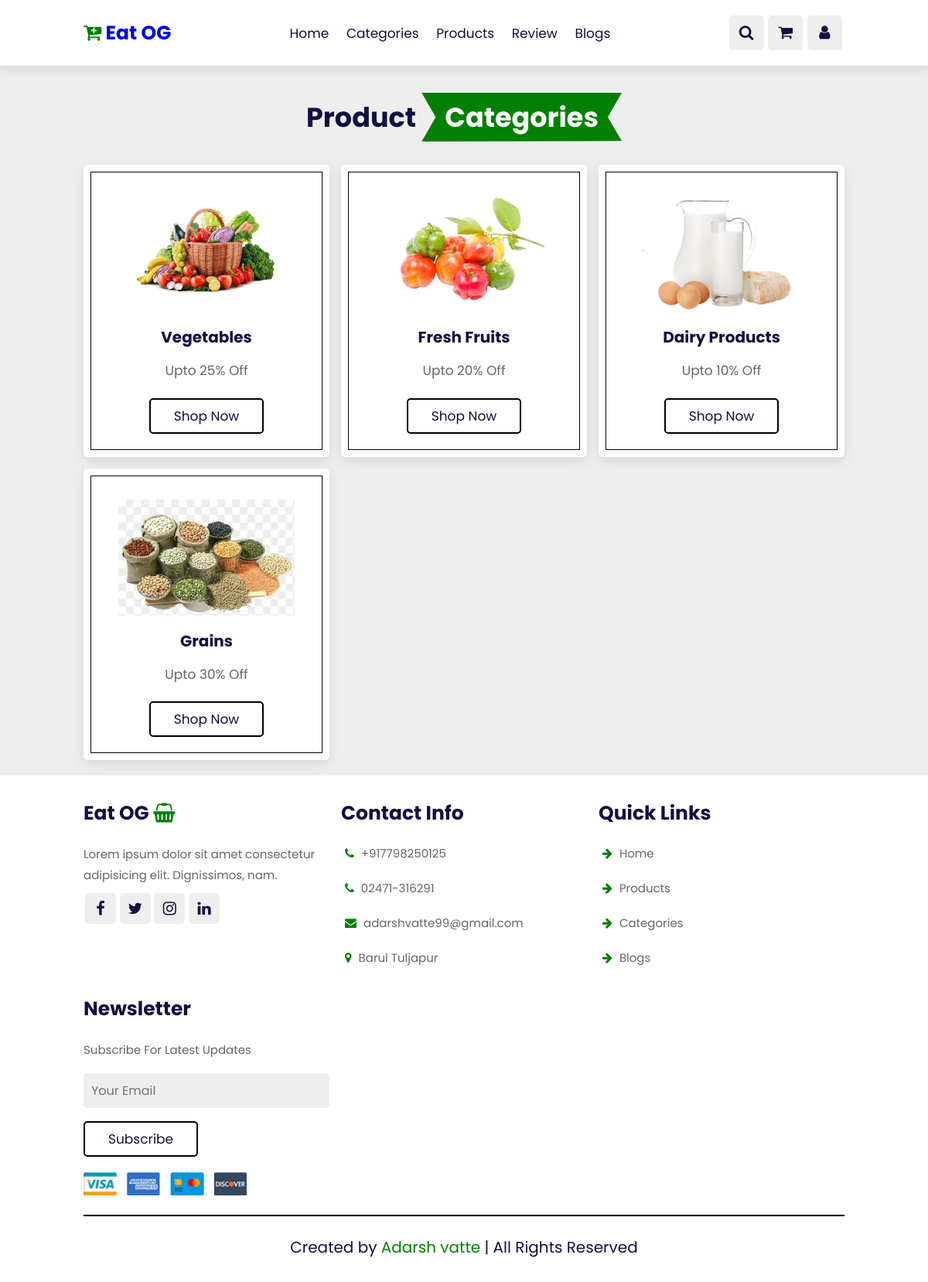
Page /categories/ on the committed database.
### store/models.py (models this page shows, shortened)
class CatagoryItems(models.Model):
    heading = models.CharField(max_length=50, default="")
    offer = models.CharField(max_length=50)
    image = models.ImageField(upload_to="images/", max_length=250, null=True, default=None)

### eatog/views.py (the view)
# urls.py: path("categories/", views.categories, name="categories"),
def categories(request):
    cat_items = CatagoryItems.objects.all()
    context = {
        "items" : cat_items
    }
    return render(request, "categories.html", context)

### templates/categories.html
{% extends "base.html" %}
{% block content %}
{% load static %}
<br><br><br><br><br>
<section class="categories" id="categories">
    <h1 class="heading">Product <span>Categories</span></h1>
    <div class="box-container">
        {% for i in items %}
        <div class="box">
            <img src="/media/{{i.image}}">
            <h3>{{i.heading}}</h3>
            <p>{{i.offer}}</p>
            <a href="{% url 'product' %}" class="btn">Shop Now</a>
        </div>
        {% endfor %}
    </div>
</section>
{% endblock  %}

### templates/base.html (shortened to what this page needs)
{% load static %}
<!DOCTYPE html>
<html lang="en">
<head>
    <link rel="stylesheet" href="{% static 'style.css' %}">
    <link rel="stylesheet" href="https://cdn.jsdelivr.net/npm/swiper@8/swiper-bundle.min.css" />
    <link rel="stylesheet" href="https://cdnjs.cloudflare.com/ajax/libs/font-awesome/4.7.0/css/font-awesome.min.css">
</head>
<body>
    <header class="header">
        <a href="#" class="logo"> <i class="fa fa-cart-plus" aria-hidden="true">
        </i> Eat OG</a>
        <nav class="navbar">
            <a href="{% url 'home' %}">Home</a>
            <a href="{% url 'categories' %}">Categories</a>
            <a href="{% url 'product' %}">Products</a>
            <a href="{% url 'review' %}">Review</a>
            <a href="{% url 'blog' %}">Blogs</a>
        </nav>
        <div class="icons">
            <div class="fa fa-search" id="search-btn"></div>
            <a href="{% url 'cart_detail' %}"><div class="fa fa-shopping-cart" id="cart-btn"></div></a>
            {% if user.is_authenticated %}
            <a href="{% url 'logout' %}"><div class="fa fa-sign-out" id="login-btn"></div></a>
            {% else %}
            <a href="{% url 'login' %}"><div class="fa fa-user" id="login-btn"></div></a>
            {% endif %}
        </div>
    </header>
    {% block content %}
    {% endblock content %}
<section class="footer">
    <div class="box-container">
        <div class="box">
            <h3>Eat OG <i class="fa fa-shopping-basket"></i></h3>
            <p>Lorem ipsum dolor sit amet consectetur adipisicing elit. Dignissimos, nam.</p>
            <div class="share">
                <a href="https://www.facebook.com/" class="fa fa-facebook"></a>
                <a href="https://twitter.com/VatteAdarsh/likes" class="fa fa-twitter"></a>
                <a href="https://www.instagram.com/adarsh.v_002/" class="fa fa-instagram"></a>
                <a href=" https://www.linkedin.com/in/adarsh-vatte-a01917292
                " class="fa fa-linkedin"></a>
            </div>
        </div>
        <div class="box">
            <h3>Contact Info</h3>
            <a href="#" class="links"><i class="fa fa-phone"></i> +917798250125</a>
            <a href="#" class="links"><i class="fa fa-phone"></i> 02471-316291</a>
            <a href="#" class="links"><i class="fa fa-envelope"></i> adarshvatte99@gmail.com</a>
            <a href="#" class="links"><i class="fa fa-map-marker"></i> Barul Tuljapur</a>
        </div>
        <div class="box">
            <h3>Quick Links</h3>
            <a href="{% url 'home' %}" class="links"><i class="fa fa-arrow-right"></i> Home</a>
            <a href="{% url 'product' %}" class="links"><i class="fa fa-arrow-right"></i> Products</a>
            <a href="{% url 'categories' %}" class="links"><i class="fa fa-arrow-right"></i> Categories</a>
            <a href="{% url 'blog' %}" class="links"><i class="fa fa-arrow-right"></i> Blogs</a>
        </div>
        <div class="box">
            <h3>Newsletter</h3>
            <p>Subscribe For Latest Updates</p>
            <input type="email" placeholder="Your Email" class="email">
            <input type="submit" value="Subscribe" class="btn">
            <img src="{% static 'payment.png' %}" class="payment-img">
        </div>
    </div>
<div class="credit">
    Created by <span>Adarsh vatte</span> | All Rights Reserved
</div>
</section>
</body>
</html>

### static/style.css (style rules this page uses)
:root { --green:green; --black:#130f40; --light-color:#666; --box-shodow: 0 .5rem 1.5rem rgba(0,0,0,.1); --border: .2rem solid rgba(0,0,0.1); --outline: 0.1rem solid rgba(0,0,0.1); }
* { font-family: "Poppins", sans-serif; margin: 0; padding: 0; box-sizing: border-box; outline: none; border: none; text-decoration: none; }
html { font-size: 62.5%; overflow-x: hidden; scroll-behavior: smooth; scroll-padding-top: 7rem; }
body { background: #eee; }
.btn { border: .2rem solid black; margin-top: 1rem; display: inline-block; padding: .8rem 3rem; font-size: 1.7rem; border-radius: .5rem; color: var(--black); cursor: pointer; background: none; }
.header { position: fixed; top: 0; left: 0; right: 0; z-index: 1000; display: flex; align-items: center; justify-content: space-between; padding: 2rem 9%; background: white; box-shadow: var(--box-shodow); }
.header .logo { font-size: 2.5rem; font-weight: bolder; }
.header .logo i { color: var(--green); }
.header .navbar a { font-size: 1.7rem; margin: 0 1rem; color: var(--black); }
.header .icons div { border:0px solid; height: 4.5rem; width: 4.5rem; line-height: 4.5rem; border-radius: .5rem; background-color: #eee; color: var(--black); font-size: 2rem; margin-right: .3rem; text-align: center; cursor: pointer; }
section { padding: 2rem 9%; }
.heading { text-align: center; padding: 2rem 0; padding-bottom: 3rem; font-size: 3.5rem; color: var(--black); }
.heading span { background: var(--green); color: white; display: inline-block; padding: .5rem 3rem; clip-path: polygon(100% 0, 93% 50%, 100% 99%, 0% 100%, 7% 50%, 0% 0%); }
.categories .box-container { border: 0px solid; display: grid; grid-template-columns: repeat(auto-fit, minmax(26rem, 1fr)); gap: 1.5rem; }
.categories .box-container .box { padding: 3rem 0; background: #fff; border-radius: .5rem; box-shadow: var(--box-shodow); outline: var(--outline); outline-offset: -1rem; text-align: center; }
.categories .box-container .box img { margin: 1rem 0; height: 15rem; }
.categories .box-container .box h3 { font-size: 2rem; color: var(--black); line-height: 1.8; }
.categories .box-container .box p { font-size: 1.7rem; color: var(--light-color); line-height: 1.8; padding: 1rem 0; }
.footer { background-color: white; }
.footer .box-container { border: 0px solid; display: grid; grid-template-columns: repeat(auto-fit, minmax(26rem, 1fr)); gap: 1.5rem; }
.footer .box-container .box h3 { font-size: 2.5rem; color: var(--black); padding: 1rem 0; }
.footer .box-container .box h3 i { color: var(--green); }
.footer .box-container .box .links { display: block; font-size: 1.5rem; color: var(--light-color); padding: 1rem 0; }
.footer .box-container .box .links i { color: var(--green); padding: .5rem; }
.footer .box-container .box p { line-height: 1.8; font-size: 1.5rem; color: var(--light-color); padding: 1rem 0; }
.footer .box-container .box .share a { height: 4rem; width: 4rem; line-height: 4rem; border-radius: .5rem; font-size: 2rem; color: var(--black); margin-left: .2rem; background: #eee; text-align: center; }
.footer .box-container .box .email { width: 100%; margin: .7rem 0; padding: 1rem; border-radius: .5rem; background: #eee; font-size: 1.6rem; color: var(--black); text-transform: none; }
.footer .box-container .box .payment-img { margin-top: 2rem; height: 3rem; }
.footer .credit { text-align: center; margin-top: 2rem; padding: 1rem; padding-top: 2.5rem; font-size: 2rem; color: var(--black); border-top: var(--border); }
.footer .credit span { color: var(--green); }

### rows in the picture
CatagoryItems: image (picture), heading "Vegetables", offer "Upto 25% Off"
CatagoryItems: image (picture), heading "Fresh Fruits", offer "Upto 20% Off"
CatagoryItems: image (picture), heading "Dairy Products", offer "Upto 10% Off"
CatagoryItems: image (picture), heading "Grains", offer "Upto 30% Off"
